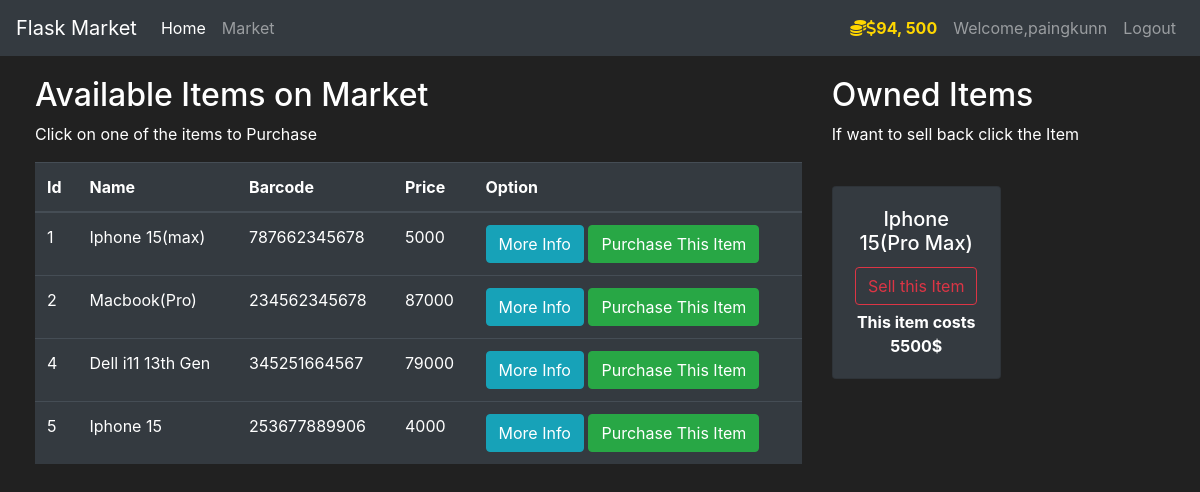
The page /market (signed in) on the database its author committed.
### market/models.py (models this page shows, shortened)
class User(db.Model, UserMixin):
    id = db.Column(db.Integer(), primary_key=True)
    username = db.Column(db.String(length=30), nullable=False, unique=True)
    email_address = db.Column(db.String(length=60), nullable=False, unique=True)
    password_hash = db.Column(db.String(length=60), nullable=False)
    budget = db.Column(db.Integer(), nullable=False, default=1000)
    items = db.relationship("Item", backref="owned_user", lazy=True)
    @property
    def prettier_budget(self):
        if len(str(self.budget)) >= 4:
            return f"{str(self.budget)[:-3]}, {str(self.budget)[-3:]}"
        else:
            return f"{self.budget}$"
    @property
    def password(self):
        return self.password

class Item(db.Model):
    id = db.Column(db.Integer(), primary_key=True)
    name = db.Column(db.String(length=30), nullable=False, unique=True)
    price = db.Column(db.Integer(), nullable=False)
    barcode = db.Column(db.String(length=12), nullable=False, unique=True)
    description = db.Column(db.String(length=1024), nullable=False, unique=True)
    owner = db.Column(db.Integer(), db.ForeignKey("user.id"))

### market/routes.py (the view, shortened to what this page needs)
@app.route("/market", methods=["GET", "POST"])
@login_required
def market_page():
    purchase_form = PurchaseItemForm()
    selling_form = SellItemForm()
    if request.method == "GET":
        items = Item.query.filter_by(owner=None)
        owned_items = Item.query.filter_by(owner=current_user.id)
        return render_template(
            "market.html",
            items=items,
            purchase_form=purchase_form,
            owned_items=owned_items,
            selling_form=selling_form,
        )

### market/models.py (called while the page is built)
@login_manager.user_loader
def load_user(user_id):
    return User.query.get(int(user_id))

### market/templates/market.html (shortened to what this page needs)
{% extends 'base.html' %} {% block title %} Market Page {% endblock %} {% block
content %}
<div class="row" style="margin-top: 20px; margin-left: 20px">
  <div class="col-8">
    <h2>Available Items on Market</h2>
    <p>Click on one of the items to Purchase</p>
    <table class="table table-hover table-dark">
      <thead>
        <tr>
          <th scope="col">Id</th>
          <th scope="col">Name</th>
          <th scope="col">Barcode</th>
          <th scope="col">Price</th>
          <th scope="col">Option</th>
        </tr>
      </thead>
      <tbody>
        {% for item in items %} {% include 'includes/items_models.html' %}
        <tr>
          <td>{{item.id}}</td>
          <td>{{item.name}}</td>
          <td>{{item.barcode}}</td>
          <td>{{item.price}}</td>
          <td>
            <button
              class="btn btn-outline btn-info"
              data-toggle="modal"
              data-target="#Modal-MoreInfo-{{ item.id }}"
            >
              More Info
            </button>
            <button
              class="btn btn-outline btn-success"
              data-toggle="modal"
              data-target="#Modal-PurchaseConfirm-{{ item.id }}"
            >
              Purchase This Item
            </button>
          </td>
        </tr>
        {% endfor %}
      </tbody>
    </table>
  </div>
  <div class="col-4">
    <h2>Owned Items</h2>
    <p>If want to sell back click the Item</p>
    <br />
    <div class="row">
      {% for owned_item in owned_items %}{% include
      <div class="col-md-6">
        <div style="margin-bottom: 30px" class="card text-center bg-dark">
          <div class="card-body">
            <h5 class="card-title">{{ owned_item.name }}</h5>
            <button
              type="button"
              class="btn btn-outline-danger"
              style="margin-bottom: 5px"
              data-toggle="modal"
              data-target="#Modal-SellingConfirm-{{ owned_item.id }}"
            >
              Sell this Item
            </button>
            <p class="card-text">
              <strong> This item costs {{ owned_item.price }}$ </strong>
            </p>
          </div>
        </div>
      </div>
      {% endfor %}
    </div>
  </div>
</div>
{% endblock %}

### market/templates/base.html (shortened to what this page needs)
<!DOCTYPE html>
<html lang="en">
  <head>
    <link
      rel="stylesheet"
      href="https://cdn.jsdelivr.net/npm/bootstrap@4.5.3/dist/css/bootstrap.min.css"
    />
  </head>
  <body>
    <nav class="navbar navbar-expand-md navbar-dark bg-dark">
      <a class="navbar-brand" href="#">Flask Market</a>
      <div class="collapse navbar-collapse" id="navbarNav">
        <ul class="navbar-nav mr-auto">
          <li class="nav-item active">
            <a class="nav-link" href="{{ url_for('home_page') }}"
              >Home <span class="sr-only">(current)</span></a
            >
          </li>
          <li class="nav-item">
            <a class="nav-link" href="{{ url_for('market_page') }}">Market</a>
          </li>
        </ul>
        {% if current_user.is_authenticated %}
        <ul class="navbar-nav">
          <li class="nav-item">
            <a class="nav-link" style="color: gold; font-weight: bold">
              <i class="fas fa-coins">$</i>{{ current_user.prettier_budget }}
            </a>
          </li>
          <li class="nav-item">
            <a class="nav-link">Welcome,{{ current_user.username }} </a>
          </li>
          <li class="nav-item">
            <a class="nav-link" href="{{ url_for('logout_page') }}">Logout</a>
          </li>
        </ul>
        {% endif %}
      </div>
    </nav>
     {% block content %} {% endblock %}
  </body>
</html>

### market/templates/base.html (style rules this page uses)
body { background-color: #212121; color: white; }

### rows shown on the page
User: prettier_budget "94, 500", username "paingkunn"
Item: id "1", name "Iphone 15(max)", barcode "787662345678", price "5000"
Item: id "2", name "Macbook(Pro)", barcode "234562345678", price "87000"
Item: id "4", name "Dell i11 13th Gen", barcode "345251664567", price "79000"
Item: id "5", name "Iphone 15", barcode "253677889906", price "4000"
Item: name "Iphone 15(Pro Max)", price "5500"
